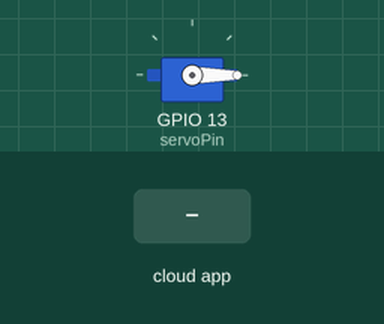
This sketch was run on a simulated ESP32. On the bench: servo. Inputs (shaded band) come from the test bench. WiFi joins after 1.5 s; servers stay silent unless stated; the Firebase database answers and starts empty; what the sketch prints to the serial monitor is not drawn.

Above: at 2.7 s.
2.8 s: the phone or cloud app sets predict_door to 1
At 3.57 s:
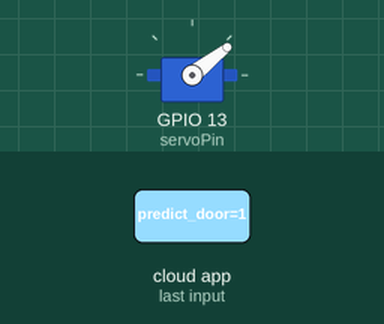
At 5.9 s:
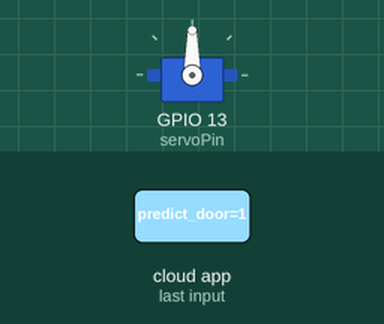
Timing chart, 0 to 12.0 s (numbered marks = the images above; inputs shaded):
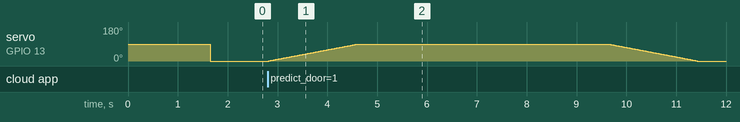

The sketch:

code_mo_cua.ino
```cpp
#include <WiFi.h>
#include <Firebase_ESP_Client.h>
#include <ESP32Servo.h>
static const int servoPin = 13;

Servo servo1;

const char* ssid = "nvt";
const char* pass  = "12345678";
FirebaseAuth auth;
FirebaseConfig firebaseConfig;
FirebaseData fbdo;
#include "DHT.h"

void setup() {
  Serial.begin(115200);

  WiFi.begin(ssid, pass);
  WiFi.setSleep(false);
  while (WiFi.status() != WL_CONNECTED) {
    delay(500);
    Serial.print(".");
  }
  Serial.println("");

  Serial.println("Wifi connected");
  firebaseConfig.api_key = "AIzaSyAI-PPSS1T77n-pnP00Vy-60HL2t5IuaqU";
  firebaseConfig.host = "https://nhanthongminh-9fb6f-default-rtdb.asia-southeast1.firebasedatabase.app";
  auth.user.email = "nguyenvanthuan20112002@gmail.com";
  auth.user.password = "thuanbeo2k2@";

  Firebase.begin(&firebaseConfig, &auth);

  if(Firebase.ready()) {
    Serial.println("Connected to Firebase");
  } else {
    Serial.println("Failed to connect to Firebase");
  }
  servo1.attach(servoPin);
}

void loop() {
  if(Firebase.RTDB.getBool(&fbdo, "/predict_door")) {
    if (fbdo.boolData() == true) {
      for(int posDegrees = 0; posDegrees <= 90; posDegrees++) {
        servo1.write(posDegrees);
        Serial.println(posDegrees);
        delay(20);
      }
      delay(5000);
      for(int posDegrees = 90; posDegrees >= 0; posDegrees--) {
        servo1.write(posDegrees);
        Serial.println(posDegrees);
        delay(20);
      }
    } else {
      servo1.write(0);
    }
    delay(1000);
  }
}
```

Measured:
- after the input at 2.8 s, servo on GPIO 13 (servoPin): rises from 0° to 90° in 1.8 s, then falls to 0° in 6.8 s
